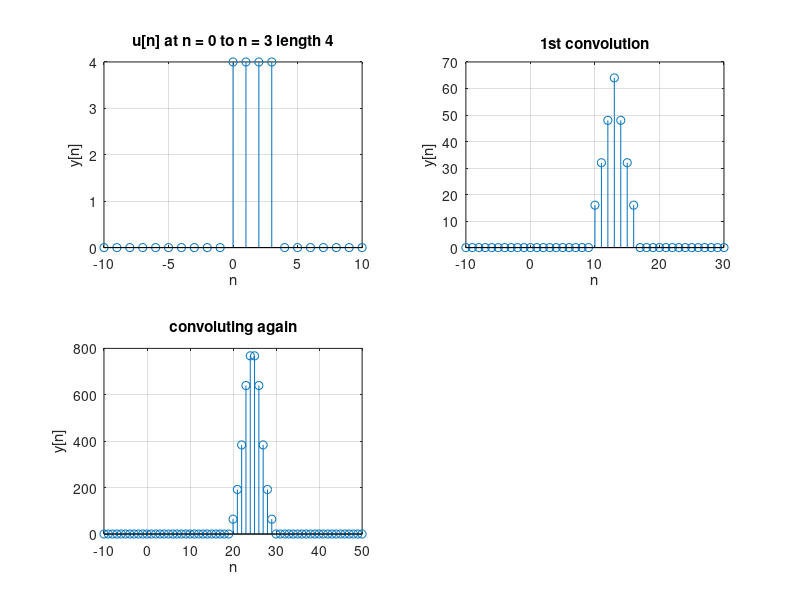

The MATLAB source for this figure:
n = -10:10;
y = zeros(1, length(n));
u = (n>=0) & (n<=3);
u = 4*u;
y = conv(u,u);
y_range = n(1) + (0:length(y)-1);

subplot(2,2,1); stem(n,u); grid on;
xlabel("n"); ylabel('y[n]'); title("u[n] at n = 0 to n = 3 length 4");

subplot(2,2,2); stem(y_range, y); grid on;
xlabel('n'); ylabel('y[n]'); title("1st convolution");

y_final = conv(y, u);
y_Frange = n(1) + (0:length(y_final)-1);
subplot(2,2,3); stem(y_Frange, y_final); grid on;
xlabel('n'); ylabel('y[n]'); title("convoluting again");